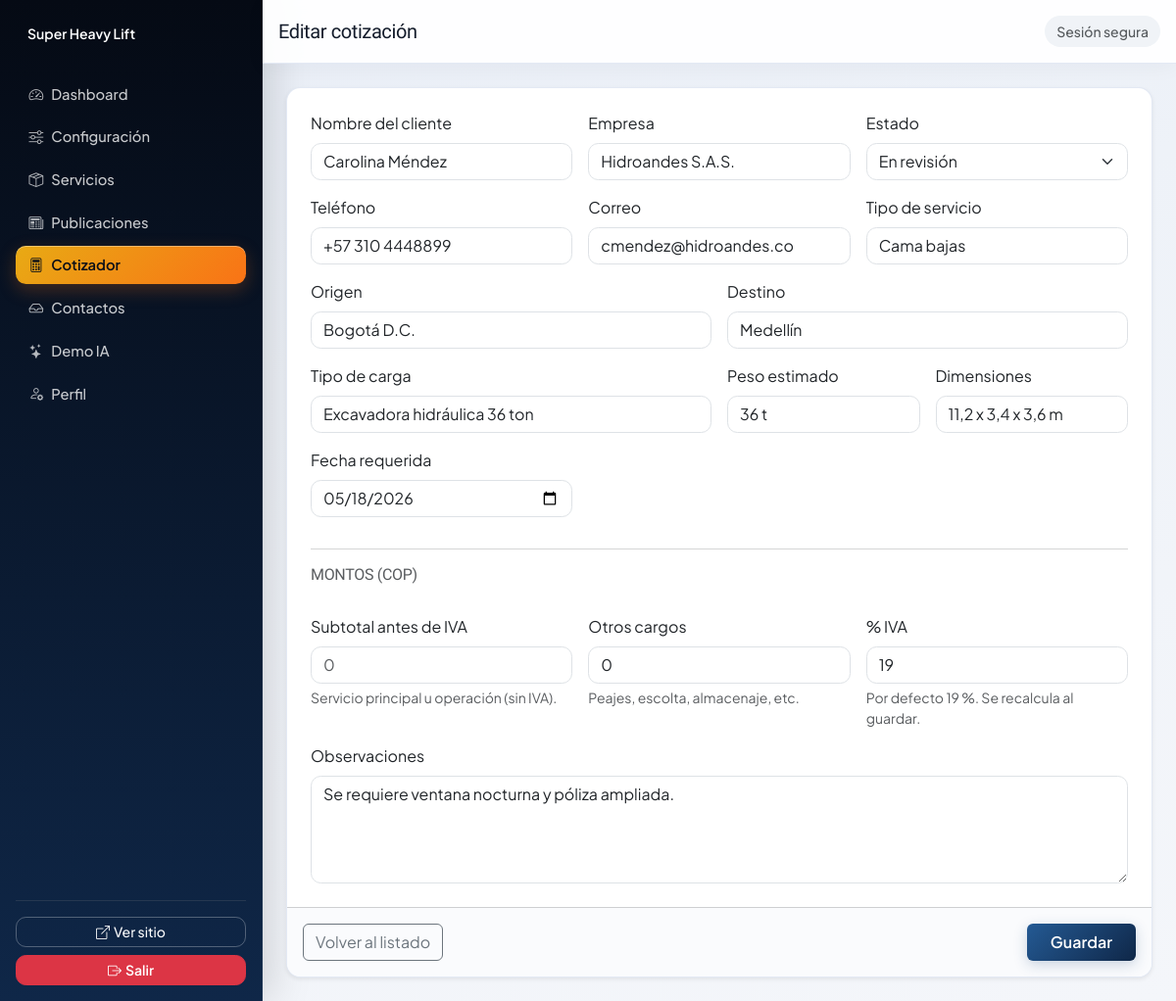
Page /admin/index.php?route=cotizacion_editar&id=1 (signed in) on the committed database.
### tables this page shows
CREATE TABLE `cotizaciones` (
  `id` int(10) UNSIGNED NOT NULL,
  `cliente_nombre` varchar(150) NOT NULL,
  `cliente_empresa` varchar(200) DEFAULT NULL,
  `cliente_telefono` varchar(40) NOT NULL,
  `cliente_correo` varchar(120) NOT NULL,
  `tipo_servicio` varchar(120) NOT NULL,
  `origen` varchar(200) NOT NULL,
  `destino` varchar(200) NOT NULL,
  `tipo_carga` varchar(200) NOT NULL,
  `peso_estimado` varchar(80) DEFAULT NULL,
  `dimensiones` varchar(120) DEFAULT NULL,
  `fecha_requerida` date DEFAULT NULL,
  `observaciones` text DEFAULT NULL,
  `estado` enum('pendiente','en_revision','enviada','aprobada','rechazada','cerrada') NOT NULL DEFAULT 'pendiente',
  `created_at` timestamp NOT NULL DEFAULT current_timestamp(),
  `updated_at` timestamp NULL DEFAULT NULL ON UPDATE current_timestamp()
);

### src/App/Controllers/AdminPanelController.php (called while the page is built, shortened)
<?php
final class AdminPanelController
{
    public function handle(string $route): void
    {
        $method = $_SERVER['REQUEST_METHOD'] ?? 'GET';
        match ($route) {
            'logout' => $this->logout(),
            'dashboard' => $this->dashboard(),
            'config' => $method === 'POST' ? $this->saveConfig() : $this->configForm(),
            'servicios' => $this->servicesList(),
            'servicio_nuevo' => $this->serviceForm(null),
            'servicio_editar' => $this->serviceForm((int) ($_GET['id'] ?? 0)),
            'servicio_guardar' => $method === 'POST' ? $this->serviceSave() : redirect(admin_url(['route' => 'servicios'])),
            'servicio_eliminar' => $method === 'POST' ? $this->serviceDelete() : redirect(admin_url(['route' => 'servicios'])),
            'publicaciones' => $this->postsList(),
            'publicacion_nueva' => $this->postForm(null),
            'publicacion_editar' => $this->postForm((int) ($_GET['id'] ?? 0)),
            'publicacion_guardar' => $method === 'POST' ? $this->postSave() : redirect(admin_url(['route' => 'publicaciones'])),
            'publicacion_eliminar' => $method === 'POST' ? $this->postDelete() : redirect(admin_url(['route' => 'publicaciones'])),
            'cotizaciones' => $this->quotesList(),
            'cotizacion' => $this->quoteView((int) ($_GET['id'] ?? 0)),
            'cotizacion_nueva' => $this->quoteForm(null),
            'cotizacion_editar' => $this->quoteForm((int) ($_GET['id'] ?? 0)),
            'cotizacion_guardar' => $method === 'POST' ? $this->quoteSave() : redirect(admin_url(['route' => 'cotizaciones'])),
            'cotizacion_eliminar' => $method === 'POST' ? $this->quoteDelete() : redirect(admin_url(['route' => 'cotizaciones'])),
            'cotizacion_estado' => $method === 'POST' ? $this->quoteEstado() : redirect(admin_url(['route' => 'cotizaciones'])),
            'contactos' => $this->contactsList(),
            'contacto_leido' => $method === 'POST' ? $this->contactRead() : redirect(admin_url(['route' => 'contactos'])),
            'demo_ia' => $this->iaDemo(),
            'perfil' => $method === 'POST' ? $this->passwordChange() : $this->profileForm(),
            default => redirect(admin_url(['route' => 'dashboard'])),
        };
    }
    private function quoteForm(?int $id): void
    {
        $row = null;
        if ($id) {
            $row = $this->quotes->findById($id);
        }
        render_admin('quote_form', [
            'pageTitle' => $row ? 'Editar cotización' : 'Nueva cotización',
            'row' => $row,
        ]);
    }
}

### public/admin/index.php (called while the page is built, shortened)
<?php
$route = $_GET['route'] ?? 'dashboard';
$panel = new AdminPanelController(
    new ConfigRepository(),
    new ServiceRepository(),
    new PostRepository(),
    new QuoteRepository(),
    new ContactRepository(),
    new UserRepository(),
    new IaRepository()
);
$panel->handle($route);

### core/helpers.php (called while the page is built, shortened)
<?php
function app_config(string $key, mixed $default = null): mixed
{
    static $cfg;
    if ($cfg === null) {
        $cfg = require BASE_PATH . '/config/app.php';
    }
    return $cfg[$key] ?? $default;
}
function public_url(string $path = ''): string
{
    $base = rtrim((string) app_config('public_url', ''), '/');
    $path = ltrim($path, '/');
    return $path === '' ? $base : $base . '/' . $path;
}
function admin_url(array $query = []): string
{
    $q = http_build_query($query);
    return public_url('admin/index.php' . ($q !== '' ? '?' . $q : ''));
}
function e(?string $s): string
{
    return htmlspecialchars((string) $s, ENT_QUOTES | ENT_SUBSTITUTE, 'UTF-8');
}

### config/app.php (called while the page is built, shortened)
<?php
$scheme = (!empty($_SERVER['HTTPS']) && $_SERVER['HTTPS'] !== 'off') ? 'https' : 'http';
$host = $_SERVER['HTTP_HOST'] ?? 'localhost';
$script = str_replace('\\', '/', (string) ($_SERVER['SCRIPT_NAME'] ?? ''));
$dir = dirname($script);
if (preg_match('#/admin$#', $dir)) {
    $dir = dirname($dir);
}
$basePath = rtrim($dir === '/' ? '' : $dir, '/');
$cfg = [
    'name' => 'Super Heavy Lift',
    'base_url' => $scheme . '://' . $host . $basePath,
    'public_url' => $scheme . '://' . $host . $basePath,
    'timezone' => 'America/Bogota',
    'upload_max_bytes' => 3 * 1024 * 1024,
    'allowed_image_mimes' => ['image/jpeg', 'image/png', 'image/webp', 'image/gif'],
];
$secretsFile = __DIR__ . '/secrets.php';
$envFallbacks = [
    'openai_api_key' => 'OPENAI_API_KEY',
    'openai_model' => 'OPENAI_MODEL',
    'elevenlabs_api_key' => 'ELEVENLABS_API_KEY',
    'elevenlabs_voice_id' => 'ELEVENLABS_VOICE_ID',
];
foreach ($envFallbacks as $cfgKey => $envName) {
    $cur = trim((string) ($cfg[$cfgKey] ?? ''));
    $v = getenv($envName);
}
return $cfg;

### core/Database.php (called while the page is built, shortened)
<?php
final class Database
{
    private static ?PDO $pdo = null;
    public static function init(array $config): void
    {
        $dsn = sprintf(
            'mysql:host=%s;port=%d;dbname=%s;charset=%s',
            $config['host'],
            $config['port'],
            $config['dbname'],
            $config['charset']
        );
        self::$pdo = new PDO($dsn, $config['user'], $config['pass'], [
            PDO::ATTR_ERRMODE => PDO::ERRMODE_EXCEPTION,
            PDO::ATTR_DEFAULT_FETCH_MODE => PDO::FETCH_ASSOC,
            PDO::ATTR_EMULATE_PREPARES => false,
        ]);
    }
    public static function pdo(): PDO
    {
        return self::$pdo;
    }
}

### src/App/Models/QuoteRepository.php (called while the page is built, shortened)
<?php
final class QuoteRepository
{
    public function findById(int $id): ?array
    {
        $stmt = Database::pdo()->prepare('SELECT * FROM cotizaciones WHERE id = :id LIMIT 1');
        $stmt->execute(['id' => $id]);
        $r = $stmt->fetch();
        return $r ?: null;
    }
}

### views/admin/quote_form.php (the view, shortened to what this page needs)
<?php
$estados = [
    'pendiente' => 'Pendiente',
    'en_revision' => 'En revisión',
    'enviada' => 'Enviada',
    'aprobada' => 'Aprobada',
    'rechazada' => 'Rechazada',
    'cerrada' => 'Cerrada',
];
?>
<form method="post" action="<?= e(admin_url(['route' => 'cotizacion_guardar'])) ?>" class="card border-0 shadow-sm">
  <div class="card-body p-4">
    <div class="row g-3">
      <div class="col-md-4">
        <label class="form-label">Nombre del cliente</label>
        <input class="form-control" name="cliente_nombre" required value="<?= e((string) ($row['cliente_nombre'] ?? '')) ?>">
      </div>
      <div class="col-md-4">
        <label class="form-label">Empresa</label>
        <input class="form-control" name="cliente_empresa" value="<?= e((string) ($row['cliente_empresa'] ?? '')) ?>">
      </div>
      <div class="col-md-4">
        <label class="form-label">Estado</label>
        <select class="form-select" name="estado">
          <?php foreach ($estados as $k => $lab): ?>
            <option value="<?= e($k) ?>" <?= ($row['estado'] ?? 'pendiente') === $k ? 'selected' : '' ?>><?= e($lab) ?></option>
          <?php endforeach; ?>
        </select>
      </div>
      <div class="col-md-4">
        <label class="form-label">Teléfono</label>
        <input class="form-control" name="cliente_telefono" required value="<?= e((string) ($row['cliente_telefono'] ?? '')) ?>">
      </div>
      <div class="col-md-4">
        <label class="form-label">Correo</label>
        <input class="form-control" type="email" name="cliente_correo" required value="<?= e((string) ($row['cliente_correo'] ?? '')) ?>">
      </div>
      <div class="col-md-4">
        <label class="form-label">Tipo de servicio</label>
        <input class="form-control" name="tipo_servicio" required value="<?= e((string) ($row['tipo_servicio'] ?? '')) ?>">
      </div>
      <div class="col-md-6">
        <label class="form-label">Origen</label>
        <input class="form-control" name="origen" required value="<?= e((string) ($row['origen'] ?? '')) ?>">
      </div>
      <div class="col-md-6">
        <label class="form-label">Destino</label>
        <input class="form-control" name="destino" required value="<?= e((string) ($row['destino'] ?? '')) ?>">
      </div>
      <div class="col-md-6">
        <label class="form-label">Tipo de carga</label>
        <input class="form-control" name="tipo_carga" required value="<?= e((string) ($row['tipo_carga'] ?? '')) ?>">
      </div>
      <div class="col-md-3">
        <label class="form-label">Peso estimado</label>
        <input class="form-control" name="peso_estimado" value="<?= e((string) ($row['peso_estimado'] ?? '')) ?>">
      </div>
      <div class="col-md-3">
        <label class="form-label">Dimensiones</label>
        <input class="form-control" name="dimensiones" value="<?= e((string) ($row['dimensiones'] ?? '')) ?>">
      </div>
      <div class="col-md-4">
        <label class="form-label">Fecha requerida</label>
        <input class="form-control" type="date" name="fecha_requerida" value="<?= e((string) ($row['fecha_requerida'] ?? '')) ?>">
      </div>
      <div class="col-12">
        <hr class="text-muted">
        <h3 class="h6 text-uppercase text-muted mb-3">Montos (COP)</h3>
      </div>
      <div class="col-md-4">
        <label class="form-label">Subtotal antes de IVA</label>
        <input class="form-control" type="number" name="subtotal_sin_iva" step="0.01" min="0" placeholder="0"
          value="<?= $row !== null && array_key_exists('subtotal_sin_iva', $row) && $row['subtotal_sin_iva'] !== null ? e((string) (float) $row['subtotal_sin_iva']) : '' ?>">
        <div class="form-text">Servicio principal u operación (sin IVA).</div>
      </div>
      <div class="col-md-4">
        <label class="form-label">Otros cargos</label>
        <input class="form-control" type="number" name="otros_cargos" step="0.01" min="0" placeholder="0"
          value="<?= e((string) (float) ($row['otros_cargos'] ?? 0)) ?>">
        <div class="form-text">Peajes, escolta, almacenaje, etc.</div>
      </div>
      <div class="col-md-4">
        <label class="form-label">% IVA</label>
        <input class="form-control" type="number" name="iva_pct" step="0.01" min="0" max="100" placeholder="19"
          value="<?= e((string) (float) ($row['iva_pct'] ?? 19)) ?>">
        <div class="form-text">Por defecto 19 %. Se recalcula al guardar.</div>
      </div>
      <div class="col-12">
        <label class="form-label">Observaciones</label>
        <textarea class="form-control" name="observaciones" rows="4"><?= e((string) ($row['observaciones'] ?? '')) ?></textarea>
      </div>
    </div>
  </div>
  <div class="card-footer bg-white d-flex justify-content-between py-3">
    <a class="btn btn-outline-secondary" href="<?= e(admin_url(['route' => 'cotizaciones'])) ?>">Volver al listado</a>
    <button class="btn btn-primary px-4" type="submit">Guardar</button>
  </div>
</form>

### public/assets/css/admin.css (style rules this page uses)
:root { --admin-font: "Plus Jakarta Sans", system-ui, sans-serif; --admin-display: "Sora", system-ui, sans-serif; --admin-sidebar-from: #050a14; --admin-sidebar-to: #0f2748; --admin-accent: #e8aa14; --admin-accent-2: #f97316; --admin-radius: 0.9rem; --admin-shadow: 0 12px 40px rgba(15, 31, 51, 0.08); }
.admin-body { font-family: var(--admin-font); background: linear-gradient(165deg, #e8edf6 0%, #eef2f8 35%, #f4f6fa 100%); color: #141c2b; -webkit-font-smoothing: antialiased; }
.admin-body h1, .admin-body h2, .admin-body h3, .admin-body .h5, .admin-body .h4 { font-family: var(--admin-display); letter-spacing: -0.02em; }
.admin-content .card { border-radius: var(--admin-radius) !important; border: 1px solid rgba(226, 232, 244, 0.95) !important; box-shadow: var(--admin-shadow); overflow: hidden; }
.admin-content .card-footer { background: #fafbfd !important; }
.admin-content .btn-primary { font-weight: 600; border: none; background: linear-gradient(135deg, #245a94 0%, #0f2748 100%); box-shadow: 0 4px 14px rgba(30, 74, 122, 0.22); }
.admin-content .form-control, .admin-content .form-select { border-radius: 0.65rem; }

### rows in the picture
cotizaciones: cliente_nombre "Carolina Méndez", cliente_empresa "Hidroandes S.A.S.", estado "En revisión", cliente_telefono "+57 310 4448899", cliente_correo "cmendez@hidroandes.co", tipo_servicio "Cama bajas", origen "Bogotá D.C.", destino "Medellín", tipo_carga "Excavadora hidráulica 36 ton", peso_estimado "36 t", dimensiones "11,2 x 3,4 x 3,6 m", fecha_requerida "05/18/2026", observaciones "Se requiere ventana nocturna y póliza ampliada."

### other values in the picture
$empresa "Super Heavy Lift"
$pageTitle "Editar cotización"
